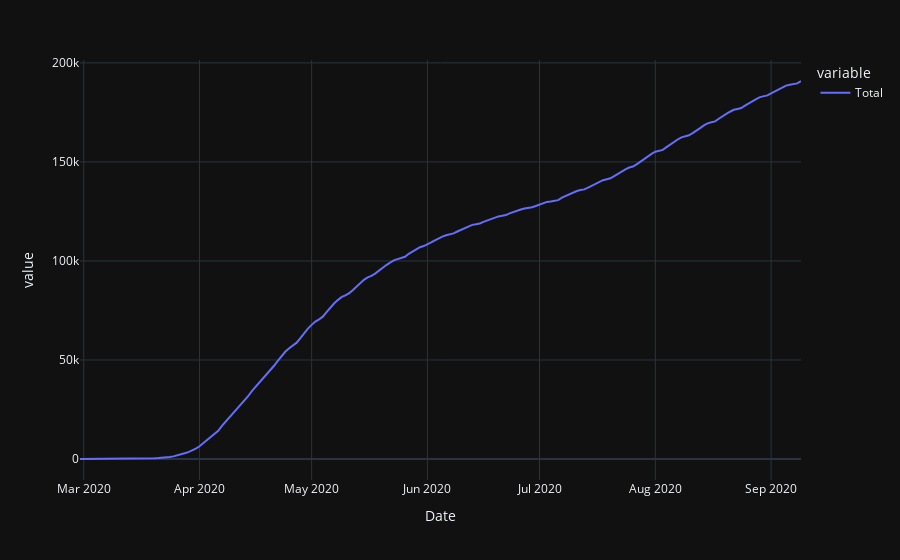

The code cell stored with this chart in its notebook:
### Markdown cell above
## Deaths

### Code cell
data=create_data_frame('Death')
plot_data_frame()

### Figure 1 — Plotly figure (JSON) as saved in the notebook; plotly's stock layout.template omitted (floating-point values rounded to 4 significant figures; data arrays with more than 128 entries replaced by an {"elided": "..."} marker saying what was removed)
{"data": [{"hovertemplate": "variable=Total<br>Date=%{x}<br>value=%{y}<extra></extra>", "legendgroup": "Total", "line": {"color": "#636efa", "dash": "solid"}, "mode": "lines", "name": "Total", "orientation": "v", "showlegend": true, "type": "scatter", "x": {"elided": "194 str values"}, "xaxis": "x", "y": {"elided": "194 int values"}, "yaxis": "y"}], "layout": {"legend": {"title": {"text": "variable"}, "tracegroupgap": 0}, "margin": {"t": 60}, "xaxis": {"anchor": "y", "domain": [0, 1], "title": {"text": "Date"}}, "yaxis": {"anchor": "x", "domain": [0, 1], "title": {"text": "value"}}}}
